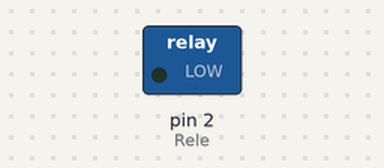
Bench run of a sketch on a simulated Arduino Uno, built with avr-gcc and run on an emulated ATmega328P. Shown: switched loads named in the sketch (green lamp = pin HIGH). Dashed ring = blinking.

Above: at 0.5 s.
Timing chart, 0 to 4.6 s (numbered marks = the images above):
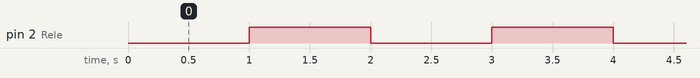

Measured:
- by itself, pin 2 (Rele): alternates HIGH for 1.0 s and LOW for 1.0 s

The sketch:

Modulo_Rele1.ino
```cpp
int Rele = 2;


void setup() {
  pinMode(Rele, OUTPUT);
}

void loop() {
  digitalWrite(Rele, LOW);
  delay(1000);
  digitalWrite(Rele, HIGH);
  delay(1000);
}
```
